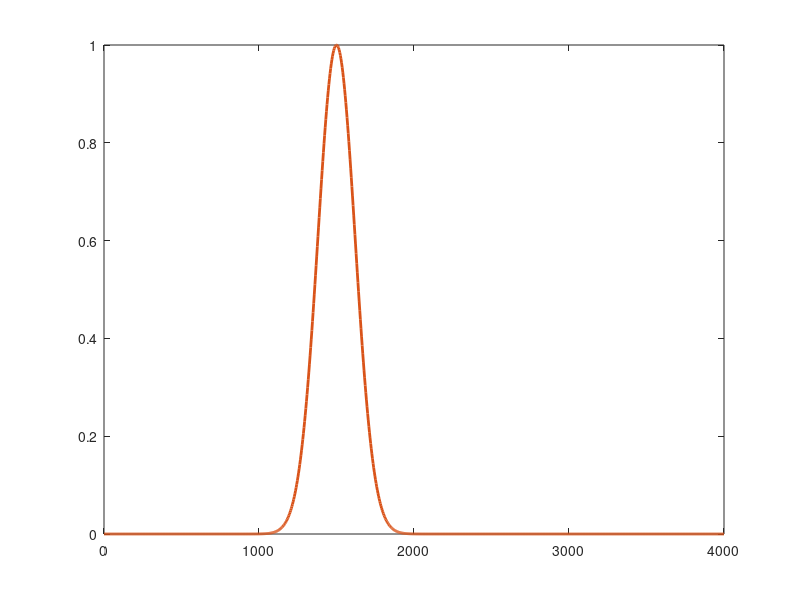

Source code (MATLAB): (Note: this script raises an error after producing the figure.)
%% Demonstração de Largura de Banda Espectral (Spectral Bandwidth)
clear; close all; clc;

fs = 8000;      % frequência de amostragem
N = 2048;
freqs = linspace(0, fs/2, N/2);

% === Espectro 1: pico concentrado (banda estreita) ===
P1 = exp(-0.5*((freqs - 1500)/120).^2);  % gaussiana estreita
P1 = P1 / max(P1);

% === Espectro 2: energia dispersa (banda larga) ===
P2 = exp(-0.5*((freqs - 1500)/500).^2);  % gaussiana larga
P2 = P2 / max(P2);

% === Funções ===
spectral_centroid = @(P,f) sum(f.*P)/sum(P);
spectral_bandwidth = @(P,f) sqrt(sum(((f - spectral_centroid(P,f)).^2).*P)/sum(P));

% === Cálculo dos parâmetros ===
fcent1 = spectral_centroid(P1, freqs);
BW1 = spectral_bandwidth(P1, freqs);

fcent2 = spectral_centroid(P2, freqs);
BW2 = spectral_bandwidth(P2, freqs);

% === Figura 1: Banda estreita ===
figure('Position',[100 100 450 400],'Color','w');
plot(freqs, P1, 'Color',[0.8500 0.3250 0.0980], 'LineWidth',2); hold on;
xline(fcent1,'--k','LineWidth',1.3);
fill([fcent1-BW1, fcent1+BW1, fcent1+BW1, fcent1-BW1],...
     [0 0 0.55 0.55]*max(P1)*0.9, [0.9290 0.6940 0.1250], ...
     'FaceAlpha',0.25, 'EdgeColor','none');
xlabel('Frequência (Hz)'); ylabel('Densidade espectral de potência');
%title(sprintf('Banda estreita — BW = %.0f Hz', BW1));
grid on; box on;
ylim([0 1.05]);
ax = gca; ax.FontSize = 10;
ax.GridLineStyle = ':'; ax.GridColor = [0.6 0.6 0.6]; ax.GridAlpha = 0.3;

% === Figura 2: Banda larga ===
figure('Position',[600 100 450 400],'Color','w');
plot(freqs, P2, 'Color',[0 0.4470 0.7410], 'LineWidth',2); hold on;
xline(fcent2,'--k','LineWidth',1.3);
fill([fcent2-BW2, fcent2+BW2, fcent2+BW2, fcent2-BW2],...
     [0 0 0.55 0.55]*max(P2)*0.9, [0.3010 0.7450 0.9330], ...
     'FaceAlpha',0.25, 'EdgeColor','none');
xlabel('Frequência (Hz)'); ylabel('Densidade espectral de potência');
%title(sprintf('Banda larga — BW = %.0f Hz', BW2));
grid on; box on;
ylim([0 1.05]);
ax = gca; ax.FontSize = 10;
ax.GridLineStyle = ':'; ax.GridColor = [0.6 0.6 0.6]; ax.GridAlpha = 0.3;

